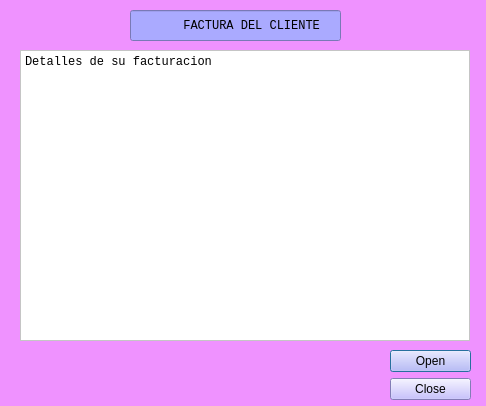
<?xml version="1.0" encoding="UTF-8"?>
<ui version="4.0">
 <class>Facturacion</class>
 <widget class="QDialog" name="Facturacion">
  <property name="geometry">
   <rect>
    <x>0</x>
    <y>0</y>
    <width>486</width>
    <height>406</height>
   </rect>
  </property>
  <property name="sizePolicy">
   <sizepolicy hsizetype="Fixed" vsizetype="Fixed">
    <horstretch>0</horstretch>
    <verstretch>0</verstretch>
   </sizepolicy>
  </property>
  <property name="font">
   <font>
    <pointsize>9</pointsize>
    <weight>75</weight>
    <bold>true</bold>
   </font>
  </property>
  <property name="windowTitle">
   <string>Dialog</string>
  </property>
  <property name="styleSheet">
   <string notr="true">background-color: rgb(239, 146, 255);</string>
  </property>
  <widget class="QWidget" name="widget" native="true">
   <property name="geometry">
    <rect>
     <x>10</x>
     <y>50</y>
     <width>471</width>
     <height>361</height>
    </rect>
   </property>
   <property name="styleSheet">
    <string notr="true"/>
   </property>
   <widget class="QPlainTextEdit" name="outDatos">
    <property name="geometry">
     <rect>
      <x>10</x>
      <y>0</y>
      <width>450</width>
      <height>291</height>
     </rect>
    </property>
    <property name="minimumSize">
     <size>
      <width>450</width>
      <height>0</height>
     </size>
    </property>
    <property name="maximumSize">
     <size>
      <width>450</width>
      <height>16777215</height>
     </size>
    </property>
    <property name="font">
     <font>
      <family>Consolas</family>
      <pointsize>9</pointsize>
      <weight>50</weight>
      <bold>false</bold>
     </font>
    </property>
    <property name="styleSheet">
     <string notr="true">background-color: rgb(255, 255, 255);</string>
    </property>
    <property name="readOnly">
     <bool>true</bool>
    </property>
    <property name="plainText">
     <string>Detalles de su facturacion</string>
    </property>
   </widget>
   <widget class="QDialogButtonBox" name="buttonBox">
    <property name="geometry">
     <rect>
      <x>380</x>
      <y>300</y>
      <width>81</width>
      <height>51</height>
     </rect>
    </property>
    <property name="font">
     <font>
      <family>Consolas</family>
      <pointsize>10</pointsize>
      <weight>50</weight>
      <bold>false</bold>
     </font>
    </property>
    <property name="layoutDirection">
     <enum>Qt::LeftToRight</enum>
    </property>
    <property name="styleSheet">
     <string notr="true">background-color: rgb(184, 175, 255);</string>
    </property>
    <property name="orientation">
     <enum>Qt::Vertical</enum>
    </property>
    <property name="standardButtons">
     <set>QDialogButtonBox::Close|QDialogButtonBox::Open</set>
    </property>
    <property name="centerButtons">
     <bool>false</bool>
    </property>
   </widget>
  </widget>
  <widget class="QLineEdit" name="lineEdit">
   <property name="geometry">
    <rect>
     <x>130</x>
     <y>10</y>
     <width>211</width>
     <height>31</height>
    </rect>
   </property>
   <property name="font">
    <font>
     <family>Consolas</family>
     <pointsize>9</pointsize>
     <weight>50</weight>
     <bold>false</bold>
    </font>
   </property>
   <property name="styleSheet">
    <string notr="true">background-color: rgb(170, 170, 255);</string>
   </property>
   <property name="text">
    <string>       FACTURA DEL CLIENTE</string>
   </property>
  </widget>
 </widget>
 <resources/>
 <connections>
  <connection>
   <sender>buttonBox</sender>
   <signal>rejected()</signal>
   <receiver>Facturacion</receiver>
   <slot>reject()</slot>
   <hints>
    <hint type="sourcelabel">
     <x>325</x>
     <y>412</y>
    </hint>
    <hint type="destinationlabel">
     <x>286</x>
     <y>274</y>
    </hint>
   </hints>
  </connection>
  <connection>
   <sender>buttonBox</sender>
   <signal>accepted()</signal>
   <receiver>Facturacion</receiver>
   <slot>accept()</slot>
   <hints>
    <hint type="sourcelabel">
     <x>325</x>
     <y>412</y>
    </hint>
    <hint type="destinationlabel">
     <x>157</x>
     <y>274</y>
    </hint>
   </hints>
  </connection>
 </connections>
</ui>
